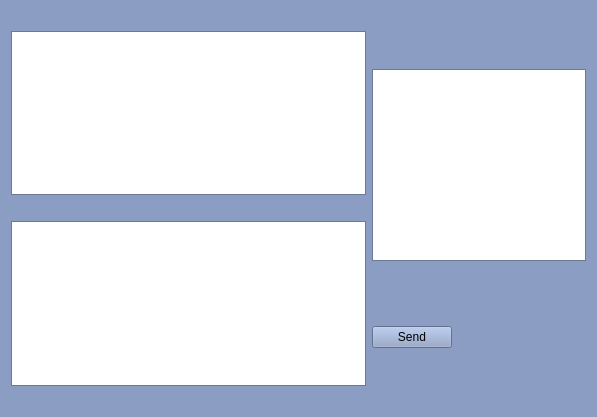
<?xml version="1.0" encoding="UTF-8"?>
<ui version="4.0">
 <class>conversation</class>
 <widget class="QWidget" name="conversation">
  <property name="geometry">
   <rect>
    <x>0</x>
    <y>0</y>
    <width>597</width>
    <height>417</height>
   </rect>
  </property>
  <property name="palette">
   <palette>
    <active>
     <colorrole role="WindowText">
      <brush brushstyle="SolidPattern">
       <color alpha="255">
        <red>0</red>
        <green>0</green>
        <blue>0</blue>
       </color>
      </brush>
     </colorrole>
     <colorrole role="Button">
      <brush brushstyle="SolidPattern">
       <color alpha="255">
        <red>139</red>
        <green>157</green>
        <blue>195</blue>
       </color>
      </brush>
     </colorrole>
     <colorrole role="Light">
      <brush brushstyle="SolidPattern">
       <color alpha="255">
        <red>220</red>
        <green>231</green>
        <blue>255</blue>
       </color>
      </brush>
     </colorrole>
     <colorrole role="Midlight">
      <brush brushstyle="SolidPattern">
       <color alpha="255">
        <red>179</red>
        <green>194</green>
        <blue>225</blue>
       </color>
      </brush>
     </colorrole>
     <colorrole role="Dark">
      <brush brushstyle="SolidPattern">
       <color alpha="255">
        <red>69</red>
        <green>78</green>
        <blue>97</blue>
       </color>
      </brush>
     </colorrole>
     <colorrole role="Mid">
      <brush brushstyle="SolidPattern">
       <color alpha="255">
        <red>93</red>
        <green>105</green>
        <blue>130</blue>
       </color>
      </brush>
     </colorrole>
     <colorrole role="Text">
      <brush brushstyle="SolidPattern">
       <color alpha="255">
        <red>0</red>
        <green>0</green>
        <blue>0</blue>
       </color>
      </brush>
     </colorrole>
     <colorrole role="BrightText">
      <brush brushstyle="SolidPattern">
       <color alpha="255">
        <red>255</red>
        <green>255</green>
        <blue>255</blue>
       </color>
      </brush>
     </colorrole>
     <colorrole role="ButtonText">
      <brush brushstyle="SolidPattern">
       <color alpha="255">
        <red>0</red>
        <green>0</green>
        <blue>0</blue>
       </color>
      </brush>
     </colorrole>
     <colorrole role="Base">
      <brush brushstyle="SolidPattern">
       <color alpha="255">
        <red>255</red>
        <green>255</green>
        <blue>255</blue>
       </color>
      </brush>
     </colorrole>
     <colorrole role="Window">
      <brush brushstyle="SolidPattern">
       <color alpha="255">
        <red>139</red>
        <green>157</green>
        <blue>195</blue>
       </color>
      </brush>
     </colorrole>
     <colorrole role="Shadow">
      <brush brushstyle="SolidPattern">
       <color alpha="255">
        <red>0</red>
        <green>0</green>
        <blue>0</blue>
       </color>
      </brush>
     </colorrole>
     <colorrole role="AlternateBase">
      <brush brushstyle="SolidPattern">
       <color alpha="255">
        <red>197</red>
        <green>206</green>
        <blue>225</blue>
       </color>
      </brush>
     </colorrole>
     <colorrole role="ToolTipBase">
      <brush brushstyle="SolidPattern">
       <color alpha="255">
        <red>255</red>
        <green>255</green>
        <blue>220</blue>
       </color>
      </brush>
     </colorrole>
     <colorrole role="ToolTipText">
      <brush brushstyle="SolidPattern">
       <color alpha="255">
        <red>0</red>
        <green>0</green>
        <blue>0</blue>
       </color>
      </brush>
     </colorrole>
    </active>
    <inactive>
     <colorrole role="WindowText">
      <brush brushstyle="SolidPattern">
       <color alpha="255">
        <red>0</red>
        <green>0</green>
        <blue>0</blue>
       </color>
      </brush>
     </colorrole>
     <colorrole role="Button">
      <brush brushstyle="SolidPattern">
       <color alpha="255">
        <red>139</red>
        <green>157</green>
        <blue>195</blue>
       </color>
      </brush>
     </colorrole>
     <colorrole role="Light">
      <brush brushstyle="SolidPattern">
       <color alpha="255">
        <red>220</red>
        <green>231</green>
        <blue>255</blue>
       </color>
      </brush>
     </colorrole>
     <colorrole role="Midlight">
      <brush brushstyle="SolidPattern">
       <color alpha="255">
        <red>179</red>
        <green>194</green>
        <blue>225</blue>
       </color>
      </brush>
     </colorrole>
     <colorrole role="Dark">
      <brush brushstyle="SolidPattern">
       <color alpha="255">
        <red>69</red>
        <green>78</green>
        <blue>97</blue>
       </color>
      </brush>
     </colorrole>
     <colorrole role="Mid">
      <brush brushstyle="SolidPattern">
       <color alpha="255">
        <red>93</red>
        <green>105</green>
        <blue>130</blue>
       </color>
      </brush>
     </colorrole>
     <colorrole role="Text">
      <brush brushstyle="SolidPattern">
       <color alpha="255">
        <red>0</red>
        <green>0</green>
        <blue>0</blue>
       </color>
      </brush>
     </colorrole>
     <colorrole role="BrightText">
      <brush brushstyle="SolidPattern">
       <color alpha="255">
        <red>255</red>
        <green>255</green>
        <blue>255</blue>
       </color>
      </brush>
     </colorrole>
     <colorrole role="ButtonText">
      <brush brushstyle="SolidPattern">
       <color alpha="255">
        <red>0</red>
        <green>0</green>
        <blue>0</blue>
       </color>
      </brush>
     </colorrole>
     <colorrole role="Base">
      <brush brushstyle="SolidPattern">
       <color alpha="255">
        <red>255</red>
        <green>255</green>
        <blue>255</blue>
       </color>
      </brush>
     </colorrole>
     <colorrole role="Window">
      <brush brushstyle="SolidPattern">
       <color alpha="255">
        <red>139</red>
        <green>157</green>
        <blue>195</blue>
       </color>
      </brush>
     </colorrole>
     <colorrole role="Shadow">
      <brush brushstyle="SolidPattern">
       <color alpha="255">
        <red>0</red>
        <green>0</green>
        <blue>0</blue>
       </color>
      </brush>
     </colorrole>
     <colorrole role="AlternateBase">
      <brush brushstyle="SolidPattern">
       <color alpha="255">
        <red>197</red>
        <green>206</green>
        <blue>225</blue>
       </color>
      </brush>
     </colorrole>
     <colorrole role="ToolTipBase">
      <brush brushstyle="SolidPattern">
       <color alpha="255">
        <red>255</red>
        <green>255</green>
        <blue>220</blue>
       </color>
      </brush>
     </colorrole>
     <colorrole role="ToolTipText">
      <brush brushstyle="SolidPattern">
       <color alpha="255">
        <red>0</red>
        <green>0</green>
        <blue>0</blue>
       </color>
      </brush>
     </colorrole>
    </inactive>
    <disabled>
     <colorrole role="WindowText">
      <brush brushstyle="SolidPattern">
       <color alpha="255">
        <red>69</red>
        <green>78</green>
        <blue>97</blue>
       </color>
      </brush>
     </colorrole>
     <colorrole role="Button">
      <brush brushstyle="SolidPattern">
       <color alpha="255">
        <red>139</red>
        <green>157</green>
        <blue>195</blue>
       </color>
      </brush>
     </colorrole>
     <colorrole role="Light">
      <brush brushstyle="SolidPattern">
       <color alpha="255">
        <red>220</red>
        <green>231</green>
        <blue>255</blue>
       </color>
      </brush>
     </colorrole>
     <colorrole role="Midlight">
      <brush brushstyle="SolidPattern">
       <color alpha="255">
        <red>179</red>
        <green>194</green>
        <blue>225</blue>
       </color>
      </brush>
     </colorrole>
     <colorrole role="Dark">
      <brush brushstyle="SolidPattern">
       <color alpha="255">
        <red>69</red>
        <green>78</green>
        <blue>97</blue>
       </color>
      </brush>
     </colorrole>
     <colorrole role="Mid">
      <brush brushstyle="SolidPattern">
       <color alpha="255">
        <red>93</red>
        <green>105</green>
        <blue>130</blue>
       </color>
      </brush>
     </colorrole>
     <colorrole role="Text">
      <brush brushstyle="SolidPattern">
       <color alpha="255">
        <red>69</red>
        <green>78</green>
        <blue>97</blue>
       </color>
      </brush>
     </colorrole>
     <colorrole role="BrightText">
      <brush brushstyle="SolidPattern">
       <color alpha="255">
        <red>255</red>
        <green>255</green>
        <blue>255</blue>
       </color>
      </brush>
     </colorrole>
     <colorrole role="ButtonText">
      <brush brushstyle="SolidPattern">
       <color alpha="255">
        <red>69</red>
        <green>78</green>
        <blue>97</blue>
       </color>
      </brush>
     </colorrole>
     <colorrole role="Base">
      <brush brushstyle="SolidPattern">
       <color alpha="255">
        <red>139</red>
        <green>157</green>
        <blue>195</blue>
       </color>
      </brush>
     </colorrole>
     <colorrole role="Window">
      <brush brushstyle="SolidPattern">
       <color alpha="255">
        <red>139</red>
        <green>157</green>
        <blue>195</blue>
       </color>
      </brush>
     </colorrole>
     <colorrole role="Shadow">
      <brush brushstyle="SolidPattern">
       <color alpha="255">
        <red>0</red>
        <green>0</green>
        <blue>0</blue>
       </color>
      </brush>
     </colorrole>
     <colorrole role="AlternateBase">
      <brush brushstyle="SolidPattern">
       <color alpha="255">
        <red>139</red>
        <green>157</green>
        <blue>195</blue>
       </color>
      </brush>
     </colorrole>
     <colorrole role="ToolTipBase">
      <brush brushstyle="SolidPattern">
       <color alpha="255">
        <red>255</red>
        <green>255</green>
        <blue>220</blue>
       </color>
      </brush>
     </colorrole>
     <colorrole role="ToolTipText">
      <brush brushstyle="SolidPattern">
       <color alpha="255">
        <red>0</red>
        <green>0</green>
        <blue>0</blue>
       </color>
      </brush>
     </colorrole>
    </disabled>
   </palette>
  </property>
  <property name="windowTitle">
   <string>Form</string>
  </property>
  <layout class="QHBoxLayout" name="horizontalLayout_2">
   <item>
    <layout class="QVBoxLayout" name="verticalLayout_2">
     <item>
      <spacer name="horizontalSpacer_3">
       <property name="orientation">
        <enum>Qt::Horizontal</enum>
       </property>
       <property name="sizeHint" stdset="0">
        <size>
         <width>398</width>
         <height>20</height>
        </size>
       </property>
      </spacer>
     </item>
     <item>
      <widget class="QListWidget" name="MessagesList"/>
     </item>
     <item>
      <spacer name="horizontalSpacer_2">
       <property name="orientation">
        <enum>Qt::Horizontal</enum>
       </property>
       <property name="sizeHint" stdset="0">
        <size>
         <width>388</width>
         <height>20</height>
        </size>
       </property>
      </spacer>
     </item>
     <item>
      <widget class="QTextEdit" name="MessageEdit"/>
     </item>
     <item>
      <spacer name="horizontalSpacer_4">
       <property name="orientation">
        <enum>Qt::Horizontal</enum>
       </property>
       <property name="sizeHint" stdset="0">
        <size>
         <width>398</width>
         <height>20</height>
        </size>
       </property>
      </spacer>
     </item>
    </layout>
   </item>
   <item>
    <layout class="QVBoxLayout" name="verticalLayout">
     <item>
      <spacer name="verticalSpacer">
       <property name="orientation">
        <enum>Qt::Vertical</enum>
       </property>
       <property name="sizeHint" stdset="0">
        <size>
         <width>20</width>
         <height>28</height>
        </size>
       </property>
      </spacer>
     </item>
     <item>
      <widget class="QListWidget" name="ParticipantsWidget"/>
     </item>
     <item>
      <spacer name="verticalSpacer_2">
       <property name="orientation">
        <enum>Qt::Vertical</enum>
       </property>
       <property name="sizeHint" stdset="0">
        <size>
         <width>20</width>
         <height>58</height>
        </size>
       </property>
      </spacer>
     </item>
     <item>
      <layout class="QHBoxLayout" name="horizontalLayout">
       <item>
        <widget class="QPushButton" name="SendButton">
         <property name="text">
          <string>Send</string>
         </property>
        </widget>
       </item>
       <item>
        <spacer name="horizontalSpacer">
         <property name="orientation">
          <enum>Qt::Horizontal</enum>
         </property>
         <property name="sizeHint" stdset="0">
          <size>
           <width>58</width>
           <height>20</height>
          </size>
         </property>
        </spacer>
       </item>
      </layout>
     </item>
     <item>
      <spacer name="verticalSpacer_3">
       <property name="orientation">
        <enum>Qt::Vertical</enum>
       </property>
       <property name="sizeHint" stdset="0">
        <size>
         <width>20</width>
         <height>38</height>
        </size>
       </property>
      </spacer>
     </item>
    </layout>
   </item>
  </layout>
 </widget>
 <resources/>
 <connections/>
</ui>
